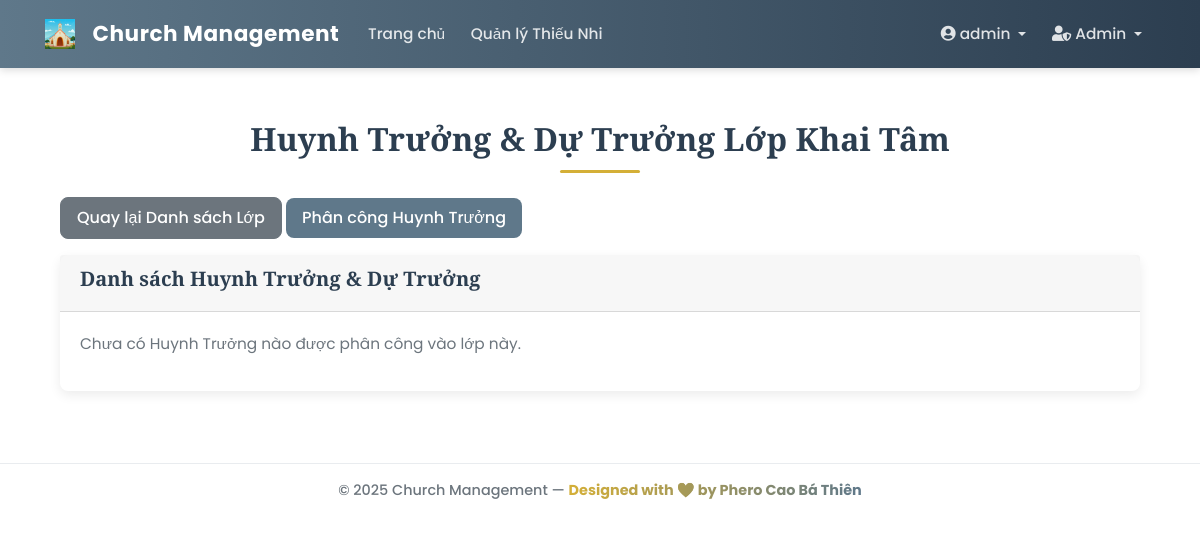
Page /admin/class/1/leaders (signed in) on the earlier database version.
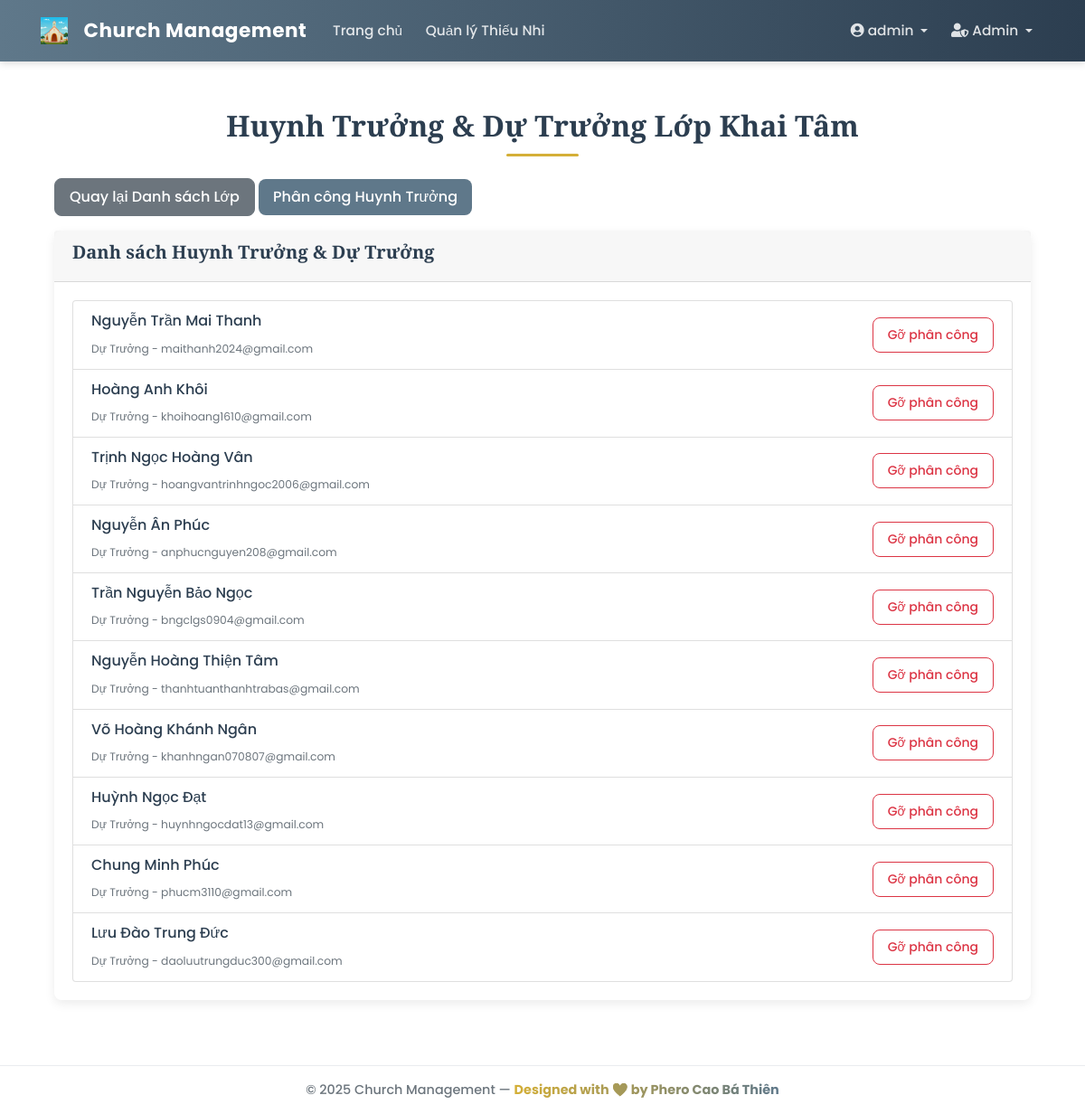
Same page on the later database version.
### app/models/user.py (models this page shows, shortened)
class User(db.Model, UserMixin):
    __tablename__ = 'user'
    id = db.Column(db.Integer, primary_key=True)
    username = db.Column(db.String(20), unique=True, nullable=False)
    email = db.Column(db.String(120), unique=True, nullable=False)
    password_hash = db.Column(db.String(60), nullable=False)
    role = db.Column(db.String(50), nullable=False, default='guest')
    created_at = db.Column(db.DateTime, nullable=False, default=datetime.utcnow)
    profile = db.relationship(
        'UserProfile',
        back_populates='user',
        uselist=False,
        cascade='all, delete-orphan'
    )
    assigned_classes = db.relationship(
        'ClassModel',
        secondary=class_leaders_association,
        back_populates='leaders',
        lazy='dynamic'
    )
    announcements = db.relationship('Announcement', backref='author', lazy=True)
    feedbacks = db.relationship('Feedback', backref='sender', lazy=True)
    @property
    def password(self):
        """Ngăn chặn việc đọc trực tiếp mật khẩu."""
        raise AttributeError('password is not a readable attribute')
    def is_admin(self):
        return self.role == 'admin'

### app/models/class_model.py (models this page shows, shortened)
class ClassModel(db.Model):
    __tablename__ = 'class_model'
    id = db.Column(db.Integer, primary_key=True)
    name = db.Column(db.String(100), unique=True, nullable=False)
    students = db.relationship('Student', backref='class_assigned', lazy='dynamic')
    leaders = db.relationship(
        'User',
        secondary=class_leaders_association,
        back_populates='assigned_classes',
        lazy='dynamic'
    )

### app/models/user_profile.py (models this page shows, shortened)
class UserProfile(db.Model):
    __tablename__ = 'user_profile'
    id = db.Column(db.Integer, primary_key=True)
    ten_thanh = db.Column(db.String(50), nullable=True)
    ho_ten = db.Column(db.String(100), nullable=False)
    sdt = db.Column(db.String(15), nullable=True)
    dia_chi = db.Column(db.String(255), nullable=True)
    avatar_filename = db.Column(db.String(100), nullable=True)
    user_id = db.Column(db.Integer, db.ForeignKey('user.id'), unique=True, nullable=False)
    user = db.relationship('User', back_populates='profile')

### app/controllers/admin_controller.py (the view)
@admin_bp.route('/class/<int:class_id>/leaders')
@login_required
@admin_required
def view_class_leaders(class_id):
    class_obj = ClassModel.query.get_or_404(class_id)
    leaders = class_obj.leaders.all()
    return render_template('admin/class_leaders.html', title=f'Huynh Trưởng Lớp {class_obj.name}', class_obj=class_obj, leaders=leaders)

### app/models/user.py (called while the page is built)
@login_manager.user_loader
def load_user(user_id):
    return User.query.get(int(user_id))

### app/templates/admin/class_leaders.html (shortened to what this page needs)
{% extends "base.html" %}
{% block content %}
<div class="container mt-4">
    <h1 class="mb-4">Huynh Trưởng & Dự Trưởng Lớp {{ class_obj.name }}</h1>
    <a href="{{ url_for('admin.list_classes') }}" class="btn btn-secondary mb-3">Quay lại Danh sách Lớp</a>
    <a href="{{ url_for('admin.assign_leader') }}" class="btn btn-primary mb-3">Phân công Huynh Trưởng</a>
    <div class="card">
        <div class="card-header">
            <h5>Danh sách Huynh Trưởng & Dự Trưởng</h5>
        </div>
        <div class="card-body">
            {% if leaders %}
            <div class="list-group">
                {% for leader in leaders %}
                <div class="list-group-item d-flex justify-content-between align-items-center">
                    <div>
                        <h6>{{ leader.profile.ho_ten }}</h6>
                        <small class="text-muted">{{ 'Huynh Trưởng' if leader.role == 'huynh_truong' else 'Dự Trưởng' }} - {{ leader.email }}</small>
                    </div>
                    <form action="{{ url_for('admin.assign_leader') }}" method="POST" class="d-inline">
                        <button type="submit" class="btn btn-outline-danger btn-sm">Gỡ phân công</button>
                    </form>
                </div>
                {% endfor %}
            </div>
            {% else %}
            <p class="text-muted">Chưa có Huynh Trưởng nào được phân công vào lớp này.</p>
            {% endif %}
        </div>
    </div>
</div>
{% endblock content %}

### app/templates/base.html (shortened to what this page needs)
<!DOCTYPE html>
<html lang="vi">
<head>
    <link rel="stylesheet" href="https://stackpath.bootstrapcdn.com/bootstrap/4.5.2/css/bootstrap.min.css">
    <link rel="stylesheet" href="https://cdnjs.cloudflare.com/ajax/libs/font-awesome/5.15.3/css/all.min.css">
    <link rel="stylesheet" href="{{ url_for('static', filename='css/style.css') }}">
</head>
<body>
    <header class="site-header">
        <nav class="navbar navbar-expand-lg navbar-dark custom-navbar fixed-top">
            <div class="container">
                <a class="navbar-brand d-flex align-items-center" href="{{ url_for('main_routes.home') }}">
                <img src="{{ url_for('static', filename='img/Church.png') }}" alt="Church" class="Church mr-2" style="height: 30px; width: auto;">
                <span class="brand-text">Church Management</span>
            </a>
                <div class="collapse navbar-collapse" id="navbarToggle">
                    <ul class="navbar-nav mr-auto">
                        {% if current_user.is_authenticated %}
                            <li class="nav-item"><a class="nav-link" href="{{ url_for('main_routes.home') }}">Trang chủ</a></li>
                            <li class="nav-item"><a class="nav-link" href="{{ url_for('student.list_students') }}">Quản lý Thiếu Nhi</a></li>
                        {% endif %}
                    </ul>
                    <ul class="navbar-nav ml-auto">
                        {% if current_user.is_authenticated %}
                            <li class="nav-item dropdown">
                                <a class="nav-link dropdown-toggle" href="#" id="accountDropdown" data-toggle="dropdown">
                                    <i class="fas fa-user-circle"></i> {{ current_user.username }}
                                </a>
                            </li>
                            {% if current_user.role == 'admin' %}
                            <li class="nav-item dropdown">
                                <a class="nav-link dropdown-toggle" href="#" id="adminDropdown" data-toggle="dropdown">
                                    <i class="fas fa-user-shield"></i> Admin
                                </a>
                            </li>
                            {% endif %}
                        {% else %}
                            <li class="nav-item"><a class="nav-link" href="{{ url_for('auth.login') }}">Đăng nhập</a></li>
                            <li class="nav-item"><a class="nav-link" href="{{ url_for('auth.register') }}">Đăng ký</a></li>
                        {% endif %}
                    </ul>
                </div>
            </div>
        </nav>
    </header>
    <main class="main-content container mt-5 pt-5">
        {% block content %}{% endblock %}
    </main>
    <footer class="footer py-3 mt-5">
        <div class="container text-center">
            <p class="mb-0">© 2025 Church Management — <span class="text-gradient">Designed with ❤️ by Phero Cao Bá Thiên</span></p>
        </div>
    </footer>
</body>
</html>

### app/static/css/style.css (style rules this page uses)
:root { --primary-color: #8a7b5f; --secondary-color: #5f788a; --dark-color: #2c3e50; --light-color: #fdfdfd; --soft-gold: #d4af37; --muted-gray: #6c757d; --light-bg: #f8f9fa; --shadow: 0 4px 12px rgba(0, 0, 0, 0.08); --border-radius: 0.5rem; }
body { font-family: 'Poppins', sans-serif; background: linear-gradient( rgba(255, 255, 255, 0.98), rgba(255, 255, 255, 0.97) ), url('https://source.unsplash.com/1600x900/?church,stained-glass,light,cathedral'); background-size: cover; background-attachment: fixed; background-position: center; color: var(--dark-color); display: flex; flex-direction: column; min-height: 100vh; font-size: 0.96rem; }
a { color: var(--secondary-color); text-decoration: none; transition: color 0.2s ease-in-out; }
h1, h2, h3, h4, h5 { font-family: 'Playfair Display', serif; font-weight: 600; color: var(--dark-color); }
h1 { text-align: center; font-size: 2rem; position: relative; }
h1::after { content: ""; display: block; width: 80px; height: 3px; background: var(--soft-gold); margin: 12px auto 0; border-radius: 3px; }
.custom-navbar { background: linear-gradient(90deg, var(--secondary-color), var(--dark-color)); box-shadow: 0 2px 8px rgba(0,0,0,0.15); padding: 0.8rem 1rem; }
.brand-text { font-weight: 700; font-size: 1.35rem; color: #fff; margin-left: 0.6rem; letter-spacing: 0.5px; }
.nav-link { color: rgba(255, 255, 255, 0.85) !important; font-weight: 500; transition: color 0.2s; margin: 0 0.3rem; }
.card { background-color: #fff; border: none; border-radius: var(--border-radius); box-shadow: var(--shadow); margin-bottom: 1.5rem; transition: transform 0.2s ease; }
.btn { font-weight: 500; border-radius: var(--border-radius); padding: 0.5rem 1rem; transition: all 0.2s ease; }
.btn-primary { background-color: var(--secondary-color); border: none; color: white; }
.footer { background: #fff; border-top: 1px solid #e9ecef; padding: 1rem; text-align: center; font-weight: 500; font-size: 0.9rem; color: var(--muted-gray); }
.text-gradient { background: linear-gradient(90deg, var(--soft-gold), var(--secondary-color)); -webkit-background-clip: text; -webkit-text-fill-color: transparent; font-weight: 700; }

Differences in the rows shown:
added User: profile.ho_ten "Nguyễn Trần Mai Thanh", role "Dự Trưởng", email "maithanh2024@gmail.com"
added User: profile.ho_ten "Hoàng Anh Khôi", role "Dự Trưởng", email "khoihoang1610@gmail.com"
added User: profile.ho_ten "Trịnh Ngọc Hoàng Vân", role "Dự Trưởng", email "hoangvantrinhngoc2006@gmail.com"
added User: profile.ho_ten "Nguyễn Ân Phúc", role "Dự Trưởng", email "anphucnguyen208@gmail.com"
added User: profile.ho_ten "Trần Nguyễn Bảo Ngọc", role "Dự Trưởng", email "bngclgs0904@gmail.com"
added User: profile.ho_ten "Nguyễn Hoàng Thiện Tâm", role "Dự Trưởng", email "thanhtuanthanhtrabas@gmail.com"
added User: profile.ho_ten "Võ Hoàng Khánh Ngân", role "Dự Trưởng", email "khanhngan070807@gmail.com"
added User: profile.ho_ten "Huỳnh Ngọc Đạt", role "Dự Trưởng", email "huynhngocdat13@gmail.com"
added User: profile.ho_ten "Chung Minh Phúc", role "Dự Trưởng", email "phucm3110@gmail.com"
added User: profile.ho_ten "Lưu Đào Trung Đức", role "Dự Trưởng", email "daoluutrungduc300@gmail.com"
Other differences:
text no longer shown: "Chưa có Huynh Trưởng nào được phân công vào lớp này."
